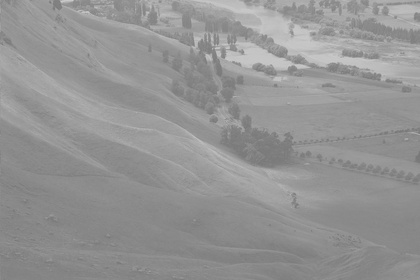
%> input picture image1.jpg, 420 x 280 px, shrunk from 1024 x 683 before the run
$ octave hist_equi.m   (GNU Octave 9; MATLAB toolbox functions it lacks are replaced by stand-ins)
%> lines starting %> are read from the running program, lines starting %| are printed output that depends on the picture
% Telling user to select an image file
[file, path] = uigetfile('Lena.jpg', 'Select Lena.jpg');
%> the answer given: image1.jpg
if isequal(file, 0)
    disp('No file selected. Exiting...');
    return;
end

% Reading the file using the filePath
filePath = fullfile(path, file);
img = imread(filePath);
%> img is the input picture: size 280x420x3 uint8; min 117, max 205, mean 148

% Convert the image to grayscale if it is in RGB format
if size(img, 3) == 3
    grayImg = rgb2gray(img);
else
    grayImg = img;
end

% Get the dimensions of the grayscale image
[rows, cols] = size(grayImg);
%> rows = 280; cols = 420

% Compute the histogram for the grayscale image
histOrig = zeros(256, 1);
for r = 1:rows
    for c = 1:cols
        pixel = grayImg(r, c);
        histOrig(pixel + 1) = histOrig(pixel + 1) + 1;
    end
end
%> after the loop, histOrig = 256 values, max 5162 at index 138, min 0 at index 1, mean 459.4

% Normalize the histogram to calculate the PDF (Probability Density Function)
pdfOrig = histOrig / (rows * cols);
%> pdfOrig = 256 values, max 0.0439 at index 138, min 0 at index 1, mean 0.00391

% Compute the CDF (Cumulative Distribution Function) for the grayscale image
cdfOrig = cumsum(pdfOrig);
%> cdfOrig = 256 values from 0 to 1

% Map the pixel intensities based on the equalized CDF
map = round(cdfOrig * 255);
%> map = 256 values from 0 to 255

% Create the histogram-equalized image
equalizedImg = zeros(size(grayImg));
for r = 1:rows
    for c = 1:cols
        equalizedImg(r, c) = map(grayImg(r, c) + 1);
    end
end
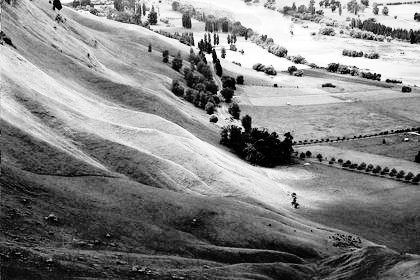
%> equalizedImg: size 280x420 double; min 0, max 255, mean 130.6
equalizedImg = uint8(equalizedImg); % Convert to uint8 for display
%> equalizedImg: size 280x420 uint8

% Compute the histogram for the equalized image
histEq = zeros(256, 1); % Initialize the histogram array
for r = 1:rows
    for c = 1:cols
        pixel = equalizedImg(r, c);
        histEq(pixel + 1) = histEq(pixel + 1) + 1;
    end
end
%> after the loop, histEq = 256 values, max 5162 at index 63, min 0 at index 6, mean 459.4

% Normalize the histogram to calculate the PDF for the equalized image
pdfEq = histEq / (rows * cols);
%> pdfEq = 256 values, max 0.0439 at index 63, min 0 at index 6, mean 0.00391

% Compute the CDF for the equalized image
cdfEq = cumsum(pdfEq);
%> cdfEq = 256 values from 0.00156 to 1

% Display the results
figure;

% Display the original image and its histogram with CDF
subplot(2, 2, 1);
imshow(grayImg);
title('Original Grayscale Image');

subplot(2, 2, 2);
imhist(grayImg);
hold on;
plot(cdfOrig * max(histOrig), 'r', 'LineWidth', 2); % Scale CDF for visualization
legend('Histogram', 'CDF');
title('Histogram and CDF of Original Image');

% Display the equalized image and its histogram with CDF
subplot(2, 2, 3);
imshow(equalizedImg);
title('Equalized Image');

subplot(2, 2, 4);
imhist(equalizedImg);
hold on;
plot(cdfEq * max(histEq), 'r', 'LineWidth', 2); % Scale CDF for visualization
legend('Histogram', 'CDF');
title('Histogram and CDF of Equalized Image');
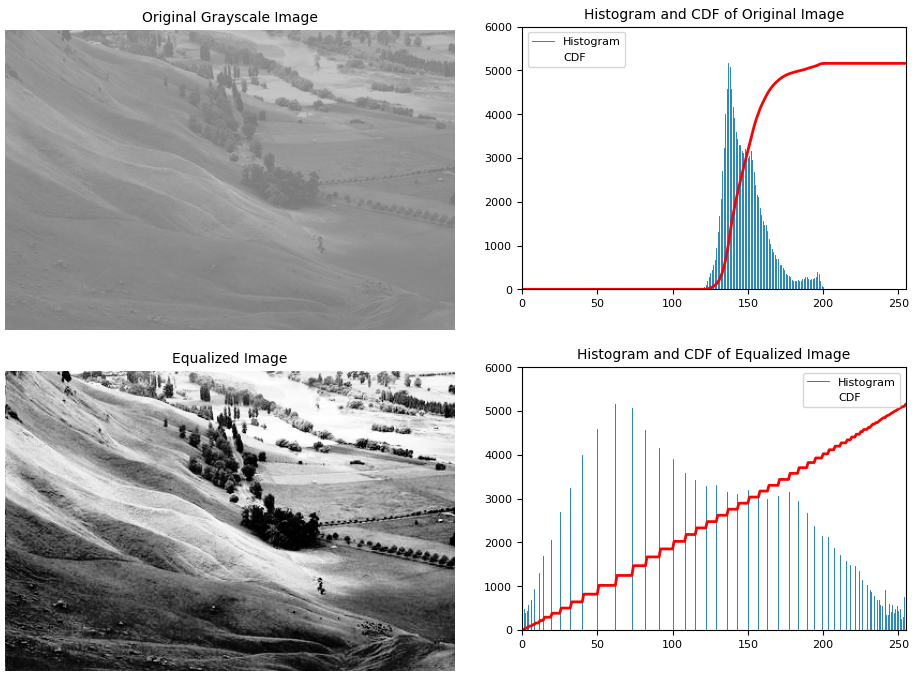
%> figure redrawn from the program's plot data, 4 panels
